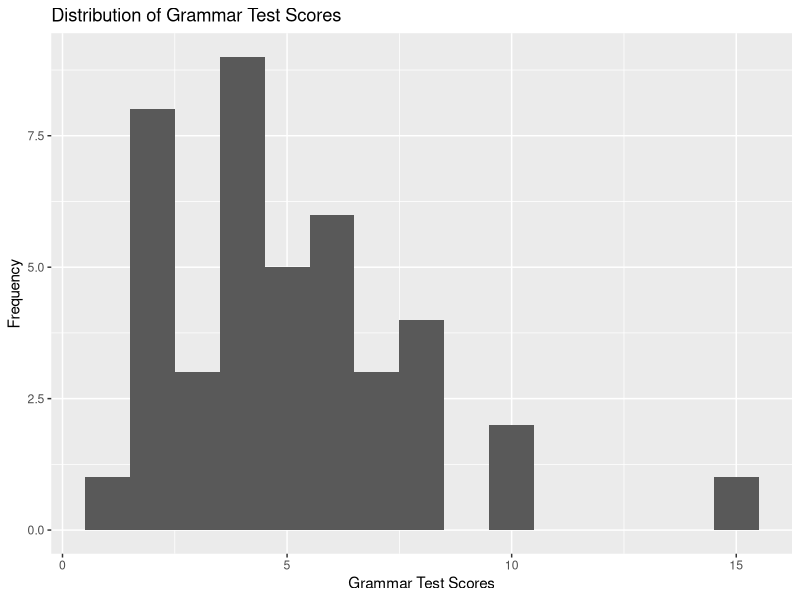
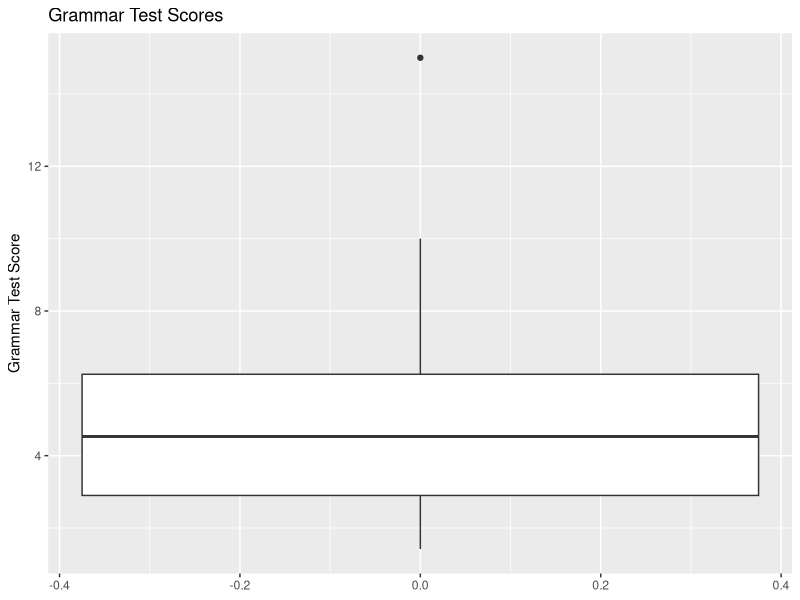
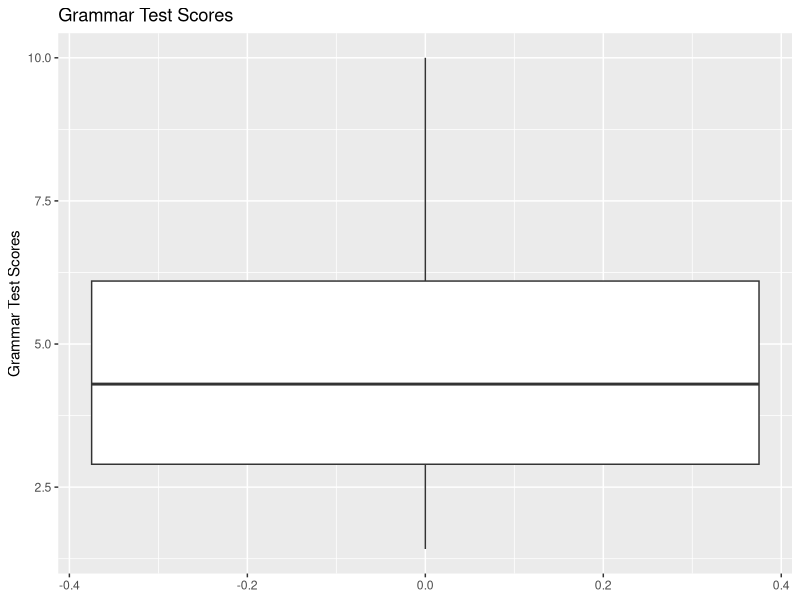

These figures' R source, in order:
## ---- chunk 1
knitr::opts_chunk$set(echo = TRUE, width=300, eval=T)
## ---- chunk 2
setwd("/Users/b.vance/Library/CloudStorage/OneDrive-UniversityofKansas/Research-Methods/R Practice")
HW_data <- read.csv("HW3_data.csv")
## ---- chunk 3
str(HW_data)
head(HW_data)
## ---- chunk 4
summary(HW_data$Score)
## ---- chunk 5
variance <- var(HW_data$Score)
sem <- sd(HW_data$Score)/sqrt(length(HW_data$Score))
variance
sem
## ---- chunk 6
library(ggplot2)
ggplot(data = HW_data, aes(x = Score)) +
  geom_histogram(binwidth = 1) +
  labs(title = "Distribution of Grammar Test Scores", x = "Grammar Test Scores", y = "Frequency")
## ---- chunk 7
shapiro.test(HW_data$Score)
## ---- chunk 8
ggplot(data = HW_data, aes(y = Score)) +
  geom_boxplot() +
  labs(title = "Grammar Test Scores", y = "Grammar Test Score")
## ---- chunk 9
outlier <- which(HW_data$Score > 12)
outlier
## ---- chunk 10
HW3_data_cleaned <- HW_data[-outlier,]
## ---- chunk 11
dim(HW3_data_cleaned)
## ---- chunk 12
shapiro.test(HW3_data_cleaned$Score)
## ---- chunk 13
library(dplyr)
HW3_table <- HW3_data_cleaned %>%
  count(L1)
## ---- chunk 14
HW3_table
## ---- chunk 15
ggplot(data = HW3_data_cleaned, aes(y = Score)) +
  geom_boxplot() +
  labs(title = "Grammar Test Scores", y = "Grammar Test Scores")
